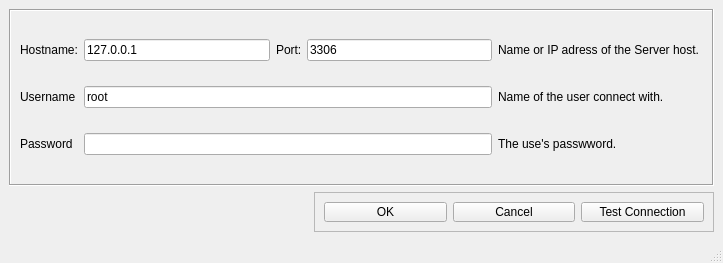
<?xml version="1.0" encoding="UTF-8"?>
<ui version="4.0">
 <class>MainWindow</class>
 <widget class="QMainWindow" name="MainWindow">
  <property name="geometry">
   <rect>
    <x>0</x>
    <y>0</y>
    <width>723</width>
    <height>263</height>
   </rect>
  </property>
  <property name="windowTitle">
   <string>MainWindow</string>
  </property>
  <widget class="QWidget" name="centralwidget">
   <layout class="QGridLayout" name="gridLayout">
    <item row="2" column="0">
     <widget class="QFrame" name="frame_2">
      <property name="maximumSize">
       <size>
        <width>400</width>
        <height>40</height>
       </size>
      </property>
      <property name="font">
       <font>
        <pointsize>9</pointsize>
       </font>
      </property>
      <property name="layoutDirection">
       <enum>Qt::RightToLeft</enum>
      </property>
      <property name="frameShape">
       <enum>QFrame::StyledPanel</enum>
      </property>
      <property name="frameShadow">
       <enum>QFrame::Raised</enum>
      </property>
      <layout class="QHBoxLayout" name="horizontalLayout">
       <item>
        <widget class="QPushButton" name="pushButton_testconnection">
         <property name="font">
          <font>
           <pointsize>9</pointsize>
          </font>
         </property>
         <property name="text">
          <string>Test Connection</string>
         </property>
        </widget>
       </item>
       <item>
        <widget class="QPushButton" name="pushButton_cancel">
         <property name="font">
          <font>
           <pointsize>9</pointsize>
          </font>
         </property>
         <property name="text">
          <string>Cancel</string>
         </property>
        </widget>
       </item>
       <item>
        <widget class="QPushButton" name="pushButton_ok">
         <property name="font">
          <font>
           <pointsize>9</pointsize>
          </font>
         </property>
         <property name="text">
          <string>OK</string>
         </property>
        </widget>
       </item>
      </layout>
     </widget>
    </item>
    <item row="1" column="0">
     <widget class="QFrame" name="frame">
      <property name="font">
       <font>
        <pointsize>9</pointsize>
       </font>
      </property>
      <property name="frameShape">
       <enum>QFrame::Box</enum>
      </property>
      <property name="frameShadow">
       <enum>QFrame::Sunken</enum>
      </property>
      <layout class="QGridLayout" name="gridLayout_2">
       <item row="2" column="0">
        <widget class="QLabel" name="label_3">
         <property name="font">
          <font>
           <pointsize>9</pointsize>
          </font>
         </property>
         <property name="text">
          <string>Password</string>
         </property>
        </widget>
       </item>
       <item row="0" column="4">
        <widget class="QLabel" name="label_5">
         <property name="font">
          <font>
           <pointsize>9</pointsize>
          </font>
         </property>
         <property name="text">
          <string>Name or IP adress of the Server host. </string>
         </property>
        </widget>
       </item>
       <item row="2" column="4">
        <widget class="QLabel" name="label_7">
         <property name="font">
          <font>
           <pointsize>9</pointsize>
          </font>
         </property>
         <property name="text">
          <string>The use's passwword.</string>
         </property>
        </widget>
       </item>
       <item row="1" column="4">
        <widget class="QLabel" name="label_6">
         <property name="font">
          <font>
           <pointsize>9</pointsize>
          </font>
         </property>
         <property name="text">
          <string>Name of the user connect with.</string>
         </property>
        </widget>
       </item>
       <item row="0" column="2">
        <widget class="QLabel" name="label_4">
         <property name="maximumSize">
          <size>
           <width>25</width>
           <height>16777215</height>
          </size>
         </property>
         <property name="font">
          <font>
           <pointsize>9</pointsize>
          </font>
         </property>
         <property name="text">
          <string>Port:</string>
         </property>
        </widget>
       </item>
       <item row="0" column="1">
        <widget class="QLineEdit" name="lineEdit_hostname">
         <property name="font">
          <font>
           <pointsize>9</pointsize>
          </font>
         </property>
         <property name="text">
          <string>127.0.0.1</string>
         </property>
        </widget>
       </item>
       <item row="0" column="3">
        <widget class="QLineEdit" name="lineEdit_port">
         <property name="font">
          <font>
           <pointsize>9</pointsize>
          </font>
         </property>
         <property name="text">
          <string>3306</string>
         </property>
        </widget>
       </item>
       <item row="0" column="0">
        <widget class="QLabel" name="label">
         <property name="font">
          <font>
           <pointsize>9</pointsize>
          </font>
         </property>
         <property name="text">
          <string>Hostname:</string>
         </property>
        </widget>
       </item>
       <item row="1" column="1" colspan="3">
        <widget class="QLineEdit" name="lineEdit_username">
         <property name="font">
          <font>
           <pointsize>9</pointsize>
          </font>
         </property>
         <property name="text">
          <string>root</string>
         </property>
        </widget>
       </item>
       <item row="1" column="0">
        <widget class="QLabel" name="label_2">
         <property name="font">
          <font>
           <pointsize>9</pointsize>
          </font>
         </property>
         <property name="text">
          <string>Username</string>
         </property>
        </widget>
       </item>
       <item row="2" column="1" colspan="3">
        <widget class="QLineEdit" name="lineEdit_password">
         <property name="echoMode">
          <enum>QLineEdit::Password</enum>
         </property>
        </widget>
       </item>
      </layout>
     </widget>
    </item>
   </layout>
  </widget>
  <widget class="QMenuBar" name="menubar">
   <property name="geometry">
    <rect>
     <x>0</x>
     <y>0</y>
     <width>723</width>
     <height>21</height>
    </rect>
   </property>
  </widget>
  <widget class="QStatusBar" name="statusbar"/>
 </widget>
 <resources/>
 <connections/>
</ui>
